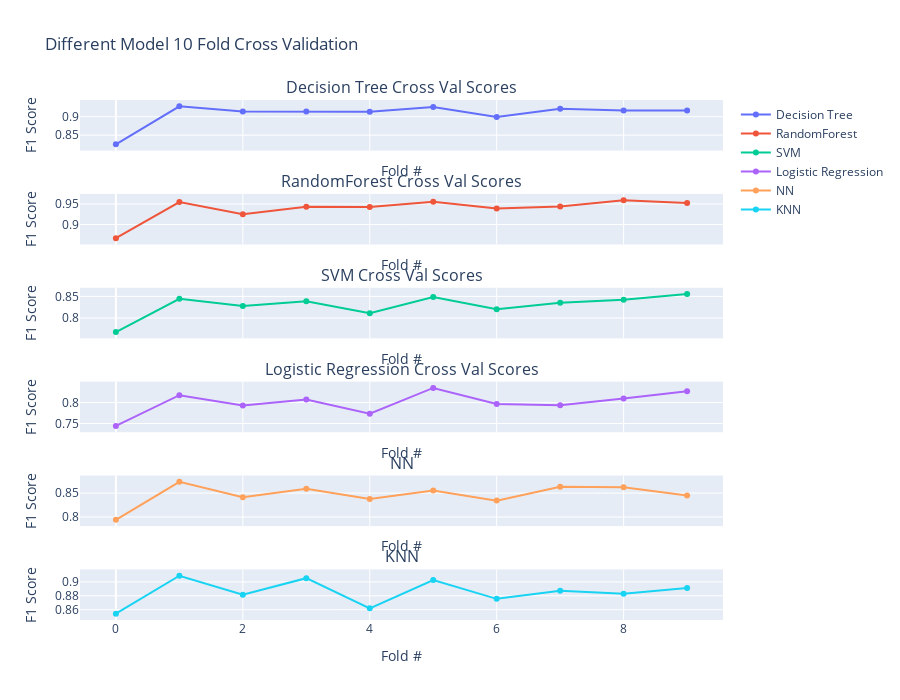

Notebook code for this chart:
### Code cell
fig = make_subplots(rows=6, cols=1,shared_xaxes=True,subplot_titles=('Decision Tree Cross Val Scores',
                                                                     'RandomForest Cross Val Scores',
                                                                    'SVM Cross Val Scores','Logistic Regression Cross Val Scores','NN',"KNN"))

fig.add_trace(
    go.Scatter(x=list(range(0,len(DT_CROSS_VAL))),y=DT_CROSS_VAL,name='Decision Tree'),
    row=1, col=1
)
fig.add_trace(
    go.Scatter(x=list(range(0,len(DT_CROSS_VAL))),y=RF_CROSS_VAL,name='RandomForest'),
    row=2, col=1
)
fig.add_trace(
    go.Scatter(x=list(range(0,len(DT_CROSS_VAL))),y=SVM_CROSS_VAL,name='SVM'),
    row=3, col=1
)
fig.add_trace(
    go.Scatter(x=list(range(0,len(DT_CROSS_VAL))),y=LR_CROSS_VAL,name='Logistic Regression'),
    row=4, col=1
)
fig.add_trace(
    go.Scatter(x=list(range(0,len(DT_CROSS_VAL))),y=NN_CROSS_VAL,name='NN'),
    row=5, col=1
)
fig.add_trace(
    go.Scatter(x=list(range(0,len(DT_CROSS_VAL))),y=KNN_CROSS_VAL,name='KNN'),
    row=6, col=1
)

fig.update_layout(height=700, width=900, title_text="Different Model 10 Fold Cross Validation")
fig.update_yaxes(title_text="F1 Score")
fig.update_xaxes(title_text="Fold #")

fig.show()

### Figure 1 — Plotly figure (JSON) as saved in the notebook; plotly's stock layout.template omitted (floating-point values rounded to 4 significant figures)
{"data": [{"name": "Decision Tree", "type": "scatter", "x": [0, 1, 2, 3, 4, 5, 6, 7, 8, 9], "xaxis": "x", "y": [0.8254, 0.9281, 0.9139, 0.914, 0.9133, 0.9258, 0.8991, 0.9217, 0.9169, 0.917], "yaxis": "y"}, {"name": "RandomForest", "type": "scatter", "x": [0, 1, 2, 3, 4, 5, 6, 7, 8, 9], "xaxis": "x2", "y": [0.8669, 0.9545, 0.9252, 0.943, 0.9427, 0.9555, 0.9392, 0.9439, 0.9592, 0.9523], "yaxis": "y2"}, {"name": "SVM", "type": "scatter", "x": [0, 1, 2, 3, 4, 5, 6, 7, 8, 9], "xaxis": "x3", "y": [0.7674, 0.8444, 0.828, 0.839, 0.8111, 0.8488, 0.8203, 0.835, 0.8421, 0.8554], "yaxis": "y3"}, {"name": "Logistic Regression", "type": "scatter", "x": [0, 1, 2, 3, 4, 5, 6, 7, 8, 9], "xaxis": "x4", "y": [0.7441, 0.8175, 0.7928, 0.8072, 0.7732, 0.8348, 0.7965, 0.7933, 0.8098, 0.8266], "yaxis": "y4"}, {"name": "NN", "type": "scatter", "x": [0, 1, 2, 3, 4, 5, 6, 7, 8, 9], "xaxis": "x5", "y": [0.7942, 0.8736, 0.8413, 0.8589, 0.8378, 0.8554, 0.8343, 0.8632, 0.8622, 0.8448], "yaxis": "y5"}, {"name": "KNN", "type": "scatter", "x": [0, 1, 2, 3, 4, 5, 6, 7, 8, 9], "xaxis": "x6", "y": [0.8542, 0.9089, 0.8814, 0.9053, 0.8619, 0.9027, 0.8756, 0.8873, 0.883, 0.8913], "yaxis": "y6"}], "layout": {"annotations": [{"font": {"size": 16}, "showarrow": false, "text": "Decision Tree Cross Val Scores", "x": 0.5, "xanchor": "center", "xref": "paper", "y": 1.0, "yanchor": "bottom", "yref": "paper"}, {"font": {"size": 16}, "showarrow": false, "text": "RandomForest Cross Val Scores", "x": 0.5, "xanchor": "center", "xref": "paper", "y": 0.8194, "yanchor": "bottom", "yref": "paper"}, {"font": {"size": 16}, "showarrow": false, "text": "SVM Cross Val Scores", "x": 0.5, "xanchor": "center", "xref": "paper", "y": 0.6389, "yanchor": "bottom", "yref": "paper"}, {"font": {"size": 16}, "showarrow": false, "text": "Logistic Regression Cross Val Scores", "x": 0.5, "xanchor": "center", "xref": "paper", "y": 0.4583, "yanchor": "bottom", "yref": "paper"}, {"font": {"size": 16}, "showarrow": false, "text": "NN", "x": 0.5, "xanchor": "center", "xref": "paper", "y": 0.2778, "yanchor": "bottom", "yref": "paper"}, {"font": {"size": 16}, "showarrow": false, "text": "KNN", "x": 0.5, "xanchor": "center", "xref": "paper", "y": 0.09722, "yanchor": "bottom", "yref": "paper"}], "height": 700, "title": {"text": "Different Model 10 Fold Cross Validation"}, "width": 900, "xaxis": {"anchor": "y", "domain": [0, 1], "matches": "x6", "showticklabels": false, "title": {"text": "Fold #"}}, "xaxis2": {"anchor": "y2", "domain": [0, 1], "matches": "x6", "showticklabels": false, "title": {"text": "Fold #"}}, "xaxis3": {"anchor": "y3", "domain": [0, 1], "matches": "x6", "showticklabels": false, "title": {"text": "Fold #"}}, "xaxis4": {"anchor": "y4", "domain": [0, 1], "matches": "x6", "showticklabels": false, "title": {"text": "Fold #"}}, "xaxis5": {"anchor": "y5", "domain": [0, 1], "matches": "x6", "showticklabels": false, "title": {"text": "Fold #"}}, "xaxis6": {"anchor": "y6", "domain": [0, 1], "title": {"text": "Fold #"}}, "yaxis": {"anchor": "x", "domain": [0.9028, 1.0], "title": {"text": "F1 Score"}}, "yaxis2": {"anchor": "x2", "domain": [0.7222, 0.8194], "title": {"text": "F1 Score"}}, "yaxis3": {"anchor": "x3", "domain": [0.5417, 0.6389], "title": {"text": "F1 Score"}}, "yaxis4": {"anchor": "x4", "domain": [0.3611, 0.4583], "title": {"text": "F1 Score"}}, "yaxis5": {"anchor": "x5", "domain": [0.1806, 0.2778], "title": {"text": "F1 Score"}}, "yaxis6": {"anchor": "x6", "domain": [0, 0.09722], "title": {"text": "F1 Score"}}}}
